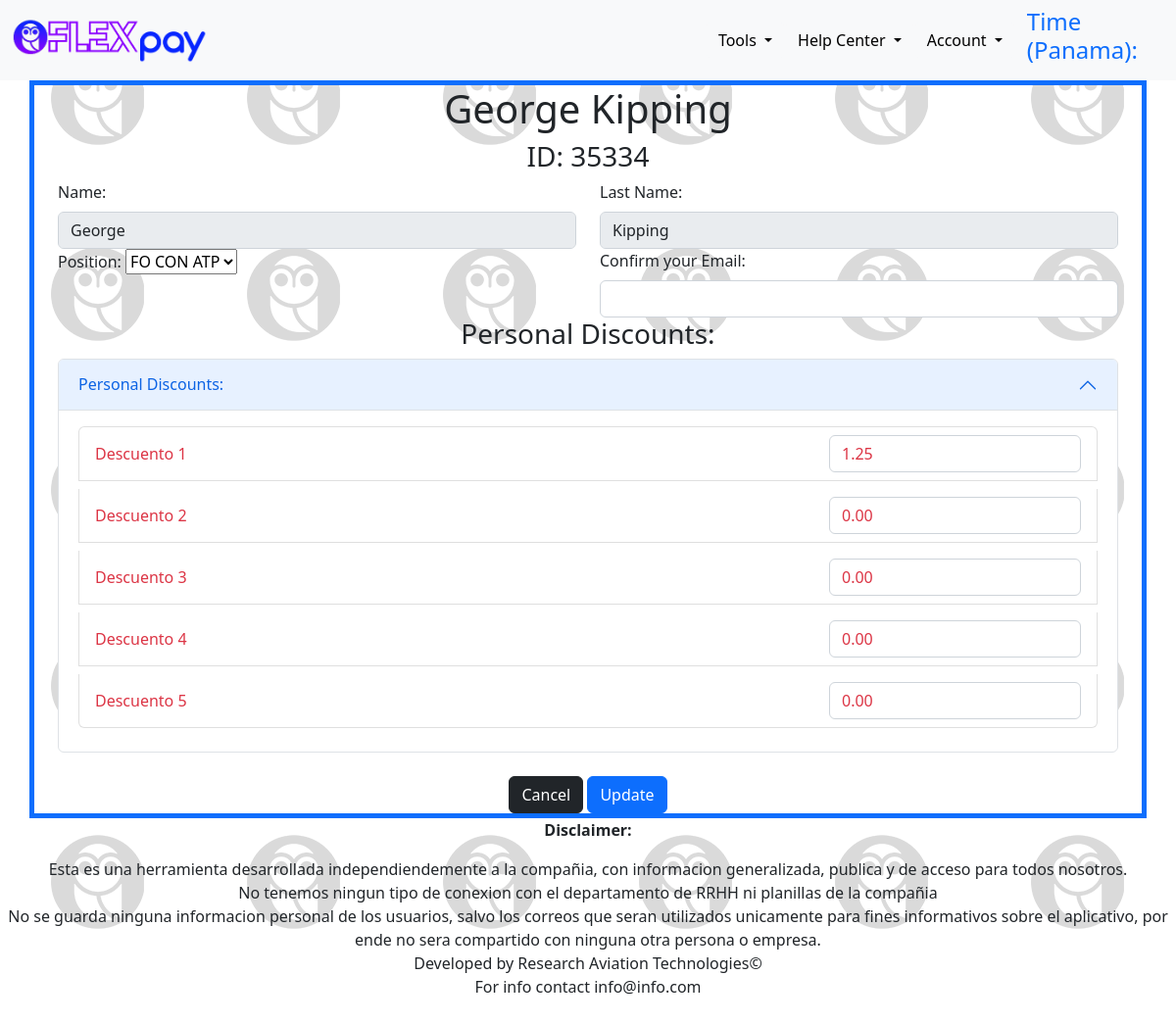
Screenshot of /profile/1/ (signed in) with the database file from the repository.
### main/models.py (models this page shows, shortened)
class User(AbstractUser):
    cmp_id = models.CharField(unique=True, max_length=20, null=True)
    username = models.CharField(max_length=20)
    email = models.EmailField(null=True)
    position = models.ForeignKey(PilotRank,on_delete=models.CASCADE,max_length=20,null=True)
    custom_disc_1 = models.DecimalField(max_digits=7, decimal_places=2, default=0)
    custom_disc_2 = models.DecimalField(max_digits=7, decimal_places=2, default=0)
    custom_disc_3 = models.DecimalField(max_digits=7, decimal_places=2, default=0)
    custom_disc_4 = models.DecimalField(max_digits=7, decimal_places=2, default=0)
    custom_disc_5 = models.DecimalField(max_digits=7, decimal_places=2, default=0)
    USERNAME_FIELD  =   'cmp_id'
    REQUIRED_FIELDS =   ['username']

### main/views.py (the view, shortened to what this page needs)
# urls.py: path('profile/<str:pk>/', views.userprofile, name='profile'),
@login_required(login_url='login')
def userprofile(request,pk):
    user = User.objects.get(id=pk)
    user2 = request.user
    form = UpdateUserForm(instance=user2)
    return render(request,'main/user_profile.html', {'form': form})

### main/forms.py
class UpdateUserForm(ModelForm):
    first_name = forms.CharField(disabled=True,widget=forms.TextInput(attrs={'class': 'form-control',}))
    last_name = forms.CharField(disabled=True,widget=forms.TextInput(attrs={'class': 'form-control'}))
    email = forms.EmailField(widget=forms.EmailInput(attrs={'class': 'form-control'}))
    position = forms.Select()
    custom_disc_1 = forms.DecimalField(widget=forms.NumberInput(attrs={'class':'form-control text-danger'}))
    custom_disc_2 = forms.DecimalField(widget=forms.NumberInput(attrs={'class':'form-control text-danger'}))
    custom_disc_3 = forms.DecimalField(widget=forms.NumberInput(attrs={'class':'form-control text-danger'}))
    custom_disc_4 = forms.DecimalField(widget=forms.NumberInput(attrs={'class':'form-control text-danger'}))
    custom_disc_5 = forms.DecimalField(widget=forms.NumberInput(attrs={'class':'form-control text-danger'}))
    class Meta:
        model = User
        fields = ['first_name','last_name','position','custom_disc_1','custom_disc_2','custom_disc_3','custom_disc_4','custom_disc_5']

### main/models.py (called while the page is built)
    def __str__(self):
        return self.pilot_position

### main/templates/main/user_profile.html (shortened to what this page needs)
{% extends 'main.html' %}
{% block content %}
<form class="container border border-primary border-5 gx-5 gy-5" action="" method="POST">
    <div class="text-center"><h1>{{user.first_name}} {{user.last_name}}</h1></div>
    <div class="text-center"><h3>ID: {{user.cmp_id}}</h3></div>
    <div class="row">
        <div class="col-sm">
        <label class="form-label">Name:</label>
        {{ form.first_name }}
    </div>
    <div class="col-sm">
        <label class="form-label">Last Name:</label>
        {{ form.last_name }}
    </div>
</div>
    <div class="row">
        <div class="col-sm">
            <label class="form-label">Position:</label>
            {{ form.position }}
        </div>
        <div class="col-sm">
            <label class="form-label">Confirm your Email:</label>
            {{ form.email }}
        </div>
    </div>
    <div class="row text-center"><h3>Personal Discounts:</h3></div>
    <div class="row">
        <div class="col-sm">
            <div class="accordion">
                <div class="accordion-item">
                    <h2 class="accordion-header">
                        <button class="accordion-button" type="button" data-bs-toggle="collapse" data-bs-target="#collapseOne" aria-expanded="true" aria-controls="collapseOne">
                          Personal Discounts:
                        </button>
                      </h2>
                      <div id="collapseOne" class="accordion-collapse collapse show" data-bs-parent="#accordionExample">
                        <div class="accordion-body">
                            <ul class="list-group">
                                <li class="form-label text-danger list-group-item d-flex justify-content-between align-items-center">
                                Descuento 1
                                <span>{{ form.custom_disc_1 }}</span>
                                </li>
                                <li class="form-label text-danger list-group-item d-flex justify-content-between align-items-center">
                                Descuento 2
                                <span>{{ form.custom_disc_2 }}</span>
                                </li>
                                <li class="form-label text-danger list-group-item d-flex justify-content-between align-items-center">
                                Descuento 3
                                <span>{{ form.custom_disc_3 }}</span>
                                </li>
                                <li class="form-label text-danger list-group-item d-flex justify-content-between align-items-center">
                                Descuento 4
                                <span>{{ form.custom_disc_4 }}</span>
                                </li>
                                <li class="form-label text-danger list-group-item d-flex justify-content-between align-items-center">
                                Descuento 5
                                <span>{{ form.custom_disc_5 }}</span>
                                </li>
                            </ul>
                        </div>
                      </div>
                </div>
            </div>
        </div>
    </div>
<div class="text-center">
    <a href="/" class="btn btn-dark">Cancel</a>
    <button class="btn btn-primary" type="submit">Update</button>
</div>
</form>
{% endblock content %}

### static/styles/main.css (style rules this page uses)
body { background: #b0d5ff; }

### rows the page displays
User: first_name "George", last_name "Kipping", cmp_id "35334", position "FO CON ATP", custom_disc_1 "1.25", custom_disc_2 "0.00", custom_disc_3 "0.00", custom_disc_4 "0.00", custom_disc_5 "0.00"
